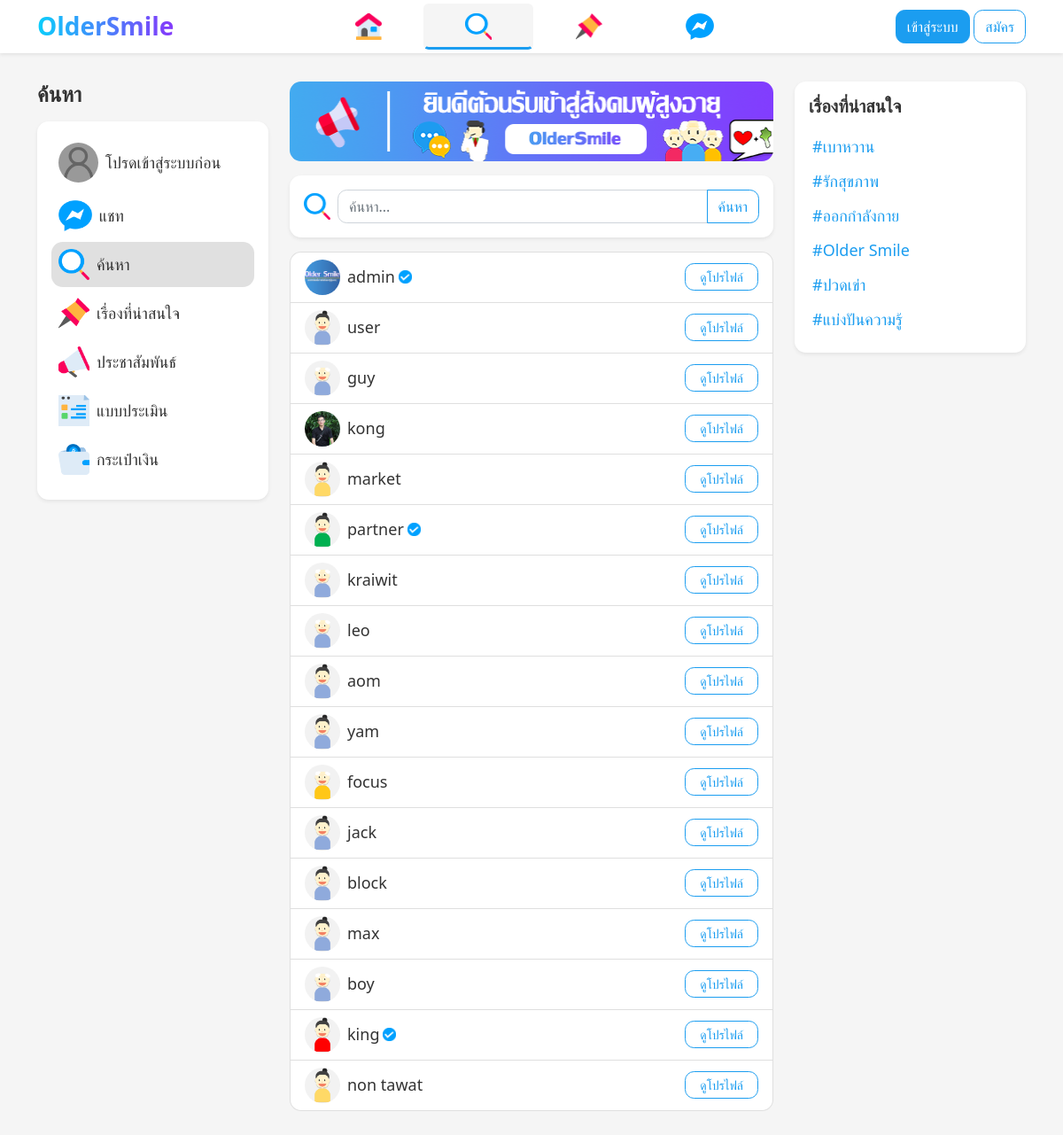
Screenshot of /search.php with the database file from the repository.
### tables this page shows
CREATE TABLE `user` (
  `user_id` int(11) NOT NULL,
  `user_name` varchar(255) NOT NULL,
  `user_dob` varchar(20) NOT NULL,
  `user_gender` varchar(10) NOT NULL,
  `user_tel` varchar(13) NOT NULL,
  `user_role` varchar(10) NOT NULL,
  `user_pass` varchar(60) NOT NULL,
  `user_wallet` decimal(8,2) NOT NULL,
  `user_image` varchar(60) NOT NULL
);

CREATE TABLE `category` (
  `cat_id` int(11) NOT NULL,
  `cat_name` varchar(255) NOT NULL
);

### conn.php (called while the page is built, shortened)
<?php
$host = 'localhost';
$user = 'root';
$pass = '';
$dbname = 'oldersmile_260166';
$conn = mysqli_connect($host, $user, $pass, $dbname);
mysqli_query($conn,"SET NAMES UTF8");
$my_id = (isset($_SESSION['my_id']))?$_SESSION['my_id']:'0';
mysqli_query($conn, "DELETE FROM advert WHERE ad_point <= 0");
$cat_all = mysqli_query($conn, "SELECT * FROM category WHERE NOT cat_id = 1");

### search.php (the view, shortened to what this page needs)
<?php
include('conn.php');
$sql = "SELECT * FROM user WHERE NOT user_id = '$my_id'";
$query = mysqli_query($conn, $sql);
?>
<!DOCTYPE html>
<html lang="en">
<head>
    <link rel="stylesheet" href="boostrap/bootstrap.min.css">
    <link rel="stylesheet" href="css/base.css">
    <link rel="stylesheet" href="css/style.css">
</head>
<body>
    <?php include('component/navbar.php'); ?>
    <div class="container pb-5">
        <div class="row gy-3 mt-2 mt-lg-3">
            <div class="col-md-4 col-lg-3 d-none d-md-block">
                <?php include('component/sidebar.php'); ?>
            </div>
            <div class="col-md-8 col-lg-6">
                <img src="img/banner.png" alt="" class="mb-3 rounded-4 w-100">
                <div class="card shadow-sm mb-3">
                    <div class="card-body">
                        <form action="" method="get" class="d-flex align-items-center">
                            <img src="icon/search.png" width="30" height="30" alt="" class="me-2">
                            <div class="input-group">
                                <input type="text" name="search" placeholder="ค้นหา..." id="" class="form-control">
                                <button type="submit" class="btn btn-outline-primary">ค้นหา</button>
                            </div>
                        </form>
                    </div>
                </div>
                <ul class="list-group">
                    <?php foreach($query as $user): ?>
                    <li class="list-group-item list-group-item-action d-flex align-items-center justify-content-between py-2">
                        <a href="user_profile.php?id=<?php echo $user['user_id'] ?>" class="d-flex align-items-center">
                            <img src="img/<?php echo $user['user_image'] ?>" alt="" class="rounded-circle me-2" width="40" height="40">
                            <p><?php echo $user['user_name'] ?></p>
                            <?php if($user['user_role'] == 'admin' OR $user['user_role'] == 'partner') : ?>
                            <img src="icon/verify.png" alt="" class="ms-1" width="15" height="15">
                            <?php endif; ?>
                        </a>
                        <a href="user_profile.php?id=<?php echo $user['user_id'] ?>" class="btn btn-outline-primary px-3 btn-sm">ดูโปรไฟล์</a>
                    </li>
                    <?php endforeach; ?>
                </ul>
            </div>
            <div class="col-md-3 d-none d-lg-block">
                <?php include('component/aside.php'); ?>
            </div>
        </div>
    </div>
</body>
</html>

### component/aside.php (shortened to what this page needs)
<div class="card shadow-sm position-sticky" style="top:70px">
    <div class="card-body cat_bar">
        <h5 class="mb-3">เรื่องที่น่าสนใจ</h5>
        <?php foreach($cat_all as $cat2): ?>
        <a href="index.php?cat_id=<?php echo $cat2['cat_id'] ?>&cat_name=<?php echo $cat2['cat_name'] ?>" class="rounded-4 d-block mb-1 p-1 text-primary">#<?php echo $cat2['cat_name'] ?></a>
        <?php endforeach; ?>
    </div>
</div>

### css/base.css (style rules this page uses)
body { background-color: #f5f5f5!important; font-family: system-ui, -apple-system, BlinkMacSystemFont, 'Segoe UI', Roboto, Oxygen, Ubuntu, Cantarell, 'Open Sans', 'Helvetica Neue', sans-serif!important; font-size: 18px!important; font-weight: 500!important; margin: 0!important; padding: 0!important; }
h1,h2,h3,h4,h5,h6 { font-weight: 600!important; }
ul li { list-style: none!important; }
img, video { object-fit: cover!important; }
.rounded-4 { border-radius: 0.8rem!important; }
.btn, .form-control, .form-select, .form-control-plaintext { border-radius: 0.65rem!important; }
.text-primary { color: #1b9df0!important; }
.btn-outline-primary { background-color: transparent!important; color: #1b9df0!important; border-color: #1b9df0!important; }
.input-group input[type=text].form-control { border-top-right-radius: 0!important; border-bottom-right-radius: 0!important; }
.input-group .btn { border-top-left-radius: 0!important; border-bottom-left-radius: 0!important; }

### css/style.css (style rules this page uses)
body { background-image: url()!important; background-position: top left!important; background-repeat: no-repeat!important; background-size: cover!important; background-attachment: fixed!important; }
.container { max-width: 1140px!important; }
.active-menu a, .cat_bar a, .navbar ul .nav-link { transition: all 0.2s!important; }
.card { border-radius: 0.8rem!important; background-color: #fff!important; border: none!important; }
.card-header, .modal-content, .list-group { border-top-left-radius: 0.8rem!important; border-top-right-radius: 0.8rem!important; }
.card-footer, .modal-content, .list-group { border-bottom-left-radius: 0.8rem!important; border-bottom-right-radius: 0.8rem!important; }

### rows the page displays
user: user_image (picture), user_name "admin"
user: user_image (picture), user_name "user"
user: user_image (picture), user_name "guy"
user: user_image (picture), user_name "kong"
user: user_image (picture), user_name "market"
user: user_image (picture), user_name "partner"
user: user_image (picture), user_name "kraiwit"
user: user_image (picture), user_name "leo"
user: user_image (picture), user_name "aom"
user: user_image (picture), user_name "yam"
user: user_image (picture), user_name "focus"
user: user_image (picture), user_name "jack"
user: user_image (picture), user_name "block"
user: user_image (picture), user_name "max"
user: user_image (picture), user_name "boy"
user: user_image (picture), user_name "king"
user: user_image (picture), user_name "non tawat"
category: cat_name "เบาหวาน"
category: cat_name "รักสุขภาพ"
category: cat_name "ออกกำลังกาย"
category: cat_name "Older Smile"
category: cat_name "ปวดเข่า"
category: cat_name "แบ่งปันความรู้"
